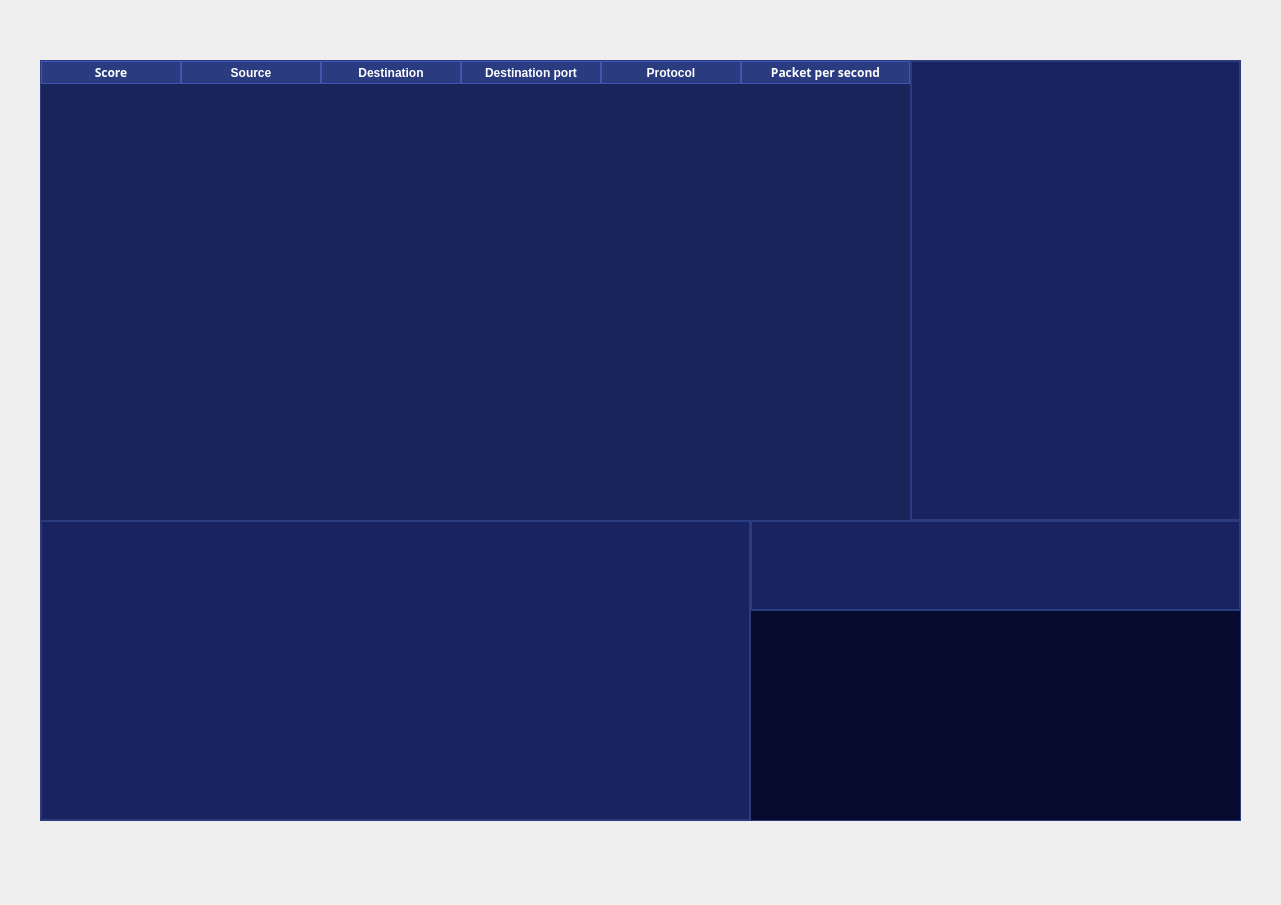
<?xml version="1.0" encoding="UTF-8"?>
<ui version="4.0">
 <class>Dialog</class>
 <widget class="QDialog" name="Dialog">
  <property name="geometry">
   <rect>
    <x>0</x>
    <y>0</y>
    <width>1281</width>
    <height>905</height>
   </rect>
  </property>
  <property name="windowTitle">
   <string>Dialog</string>
  </property>
  <property name="styleSheet">
   <string notr="true">QDialog { background: qlineargradient(
        x1:1, y1:0,
        x2:0 y2:1,
        stop:0 #040B27,
        stop:0.3 #121F50,
        stop:0.6 #2A3B80,
        stop:0.85 #4255B2,
        stop:1 #6274E0
    ); } QTextBrowser {
    background-color: #1A2361;
    color: #E6E9FF;
    border: 2px solid #2A3B80;
}</string>
  </property>
  <widget class="QPlainTextEdit" name="plainTextEdit">
   <property name="geometry">
    <rect>
     <x>750</x>
     <y>610</y>
     <width>491</width>
     <height>211</height>
    </rect>
   </property>
   <property name="font">
    <font>
     <family>monospace</family>
     <pointsize>12</pointsize>
     <weight>75</weight>
     <bold>true</bold>
    </font>
   </property>
   <property name="styleSheet">
    <string notr="true">QPlainTextEdit {
    background-color: #070C2E;
    color: #9AA8FF;
    border: 1px solid #2A3B80;
    font-family: monospace;
}</string>
   </property>
   <property name="frameShape">
    <enum>QFrame::NoFrame</enum>
   </property>
   <property name="verticalScrollBarPolicy">
    <enum>Qt::ScrollBarAlwaysOff</enum>
   </property>
   <property name="horizontalScrollBarPolicy">
    <enum>Qt::ScrollBarAlwaysOff</enum>
   </property>
   <property name="plainText">
    <string/>
   </property>
  </widget>
  <widget class="QTableWidget" name="tableWidget">
   <property name="geometry">
    <rect>
     <x>40</x>
     <y>60</y>
     <width>871</width>
     <height>461</height>
    </rect>
   </property>
   <property name="font">
    <font>
     <family>Noto Sans</family>
     <pointsize>11</pointsize>
     <weight>75</weight>
     <bold>true</bold>
    </font>
   </property>
   <property name="tabletTracking">
    <bool>false</bool>
   </property>
   <property name="styleSheet">
    <string notr="true">QTableWidget {
    background-color: #18245A;
    color: #E6E9FF;
    gridline-color: #2A3B80;
    border: 1px solid #2A3B80;
}

QHeaderView::section {
    background-color: #2A3B80;
    color: white;
    border: 1px solid #4255B2;
} QTableWidget::item:hover {
    background-color: #2A3B80;
}</string>
   </property>
   <property name="frameShape">
    <enum>QFrame::NoFrame</enum>
   </property>
   <property name="verticalScrollBarPolicy">
    <enum>Qt::ScrollBarAlwaysOff</enum>
   </property>
   <property name="horizontalScrollBarPolicy">
    <enum>Qt::ScrollBarAlwaysOff</enum>
   </property>
   <attribute name="horizontalHeaderVisible">
    <bool>true</bool>
   </attribute>
   <attribute name="horizontalHeaderCascadingSectionResizes">
    <bool>false</bool>
   </attribute>
   <attribute name="horizontalHeaderMinimumSectionSize">
    <number>50</number>
   </attribute>
   <attribute name="horizontalHeaderDefaultSectionSize">
    <number>140</number>
   </attribute>
   <attribute name="horizontalHeaderShowSortIndicator" stdset="0">
    <bool>true</bool>
   </attribute>
   <attribute name="horizontalHeaderStretchLastSection">
    <bool>true</bool>
   </attribute>
   <column>
    <property name="text">
     <string>Score</string>
    </property>
    <property name="font">
     <font>
      <family>Noto Sans</family>
      <weight>75</weight>
      <bold>true</bold>
     </font>
    </property>
   </column>
   <column>
    <property name="text">
     <string>Source</string>
    </property>
    <property name="font">
     <font>
      <weight>75</weight>
      <bold>true</bold>
     </font>
    </property>
   </column>
   <column>
    <property name="text">
     <string>Destination</string>
    </property>
    <property name="font">
     <font>
      <weight>75</weight>
      <bold>true</bold>
     </font>
    </property>
   </column>
   <column>
    <property name="text">
     <string>Destination port</string>
    </property>
    <property name="font">
     <font>
      <weight>75</weight>
      <bold>true</bold>
     </font>
    </property>
   </column>
   <column>
    <property name="text">
     <string>Protocol</string>
    </property>
    <property name="font">
     <font>
      <weight>75</weight>
      <bold>true</bold>
     </font>
    </property>
   </column>
   <column>
    <property name="text">
     <string>Packet per second</string>
    </property>
    <property name="font">
     <font>
      <family>Noto Sans</family>
      <weight>75</weight>
      <bold>true</bold>
     </font>
    </property>
   </column>
  </widget>
  <widget class="QTextBrowser" name="textBrowser">
   <property name="geometry">
    <rect>
     <x>750</x>
     <y>520</y>
     <width>491</width>
     <height>91</height>
    </rect>
   </property>
   <property name="frameShape">
    <enum>QFrame::NoFrame</enum>
   </property>
  </widget>
  <widget class="QTextBrowser" name="textBrowser_2">
   <property name="geometry">
    <rect>
     <x>40</x>
     <y>520</y>
     <width>711</width>
     <height>301</height>
    </rect>
   </property>
   <property name="font">
    <font>
     <family>Noto Sans</family>
     <pointsize>12</pointsize>
     <weight>75</weight>
     <bold>true</bold>
    </font>
   </property>
   <property name="styleSheet">
    <string notr="true">QTextBrowser{background-color}</string>
   </property>
   <property name="frameShape">
    <enum>QFrame::NoFrame</enum>
   </property>
   <property name="sizeAdjustPolicy">
    <enum>QAbstractScrollArea::AdjustToContentsOnFirstShow</enum>
   </property>
  </widget>
  <widget class="QTextBrowser" name="textBrowser_3">
   <property name="geometry">
    <rect>
     <x>910</x>
     <y>60</y>
     <width>331</width>
     <height>461</height>
    </rect>
   </property>
   <property name="font">
    <font>
     <family>Fira Code</family>
     <pointsize>11</pointsize>
     <weight>75</weight>
     <bold>true</bold>
    </font>
   </property>
   <property name="styleSheet">
    <string notr="true">QTextBrowser{white-space; word-wrap: break-word;white-space: pre-wrap;}</string>
   </property>
   <property name="frameShape">
    <enum>QFrame::NoFrame</enum>
   </property>
   <property name="verticalScrollBarPolicy">
    <enum>Qt::ScrollBarAlwaysOff</enum>
   </property>
   <property name="horizontalScrollBarPolicy">
    <enum>Qt::ScrollBarAlwaysOff</enum>
   </property>
  </widget>
 </widget>
 <resources/>
 <connections/>
</ui>
